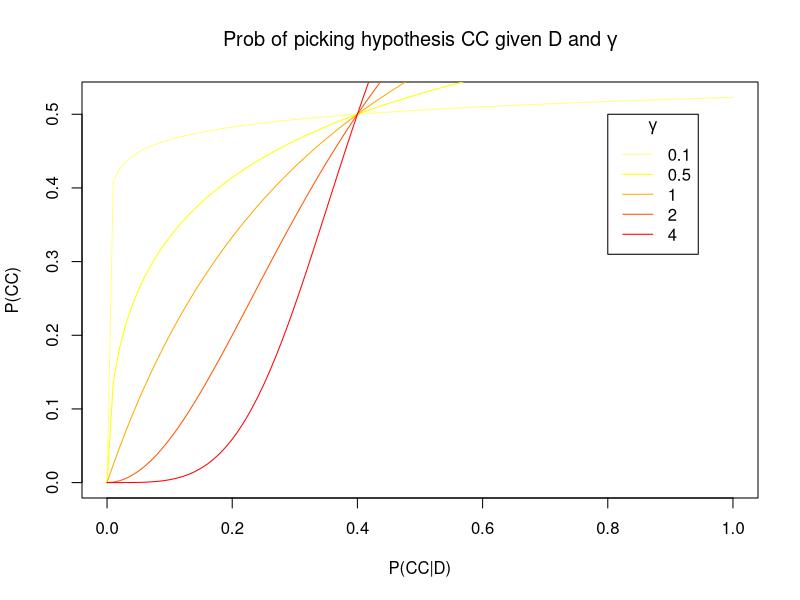
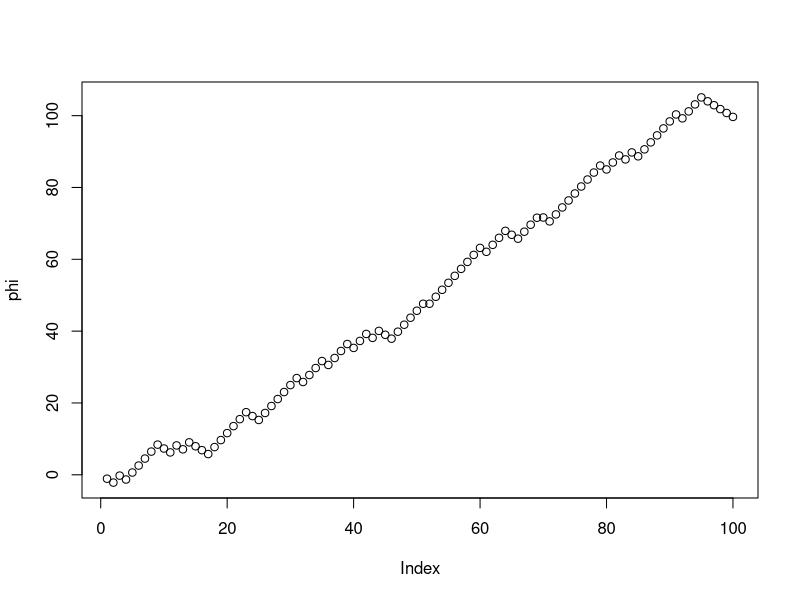
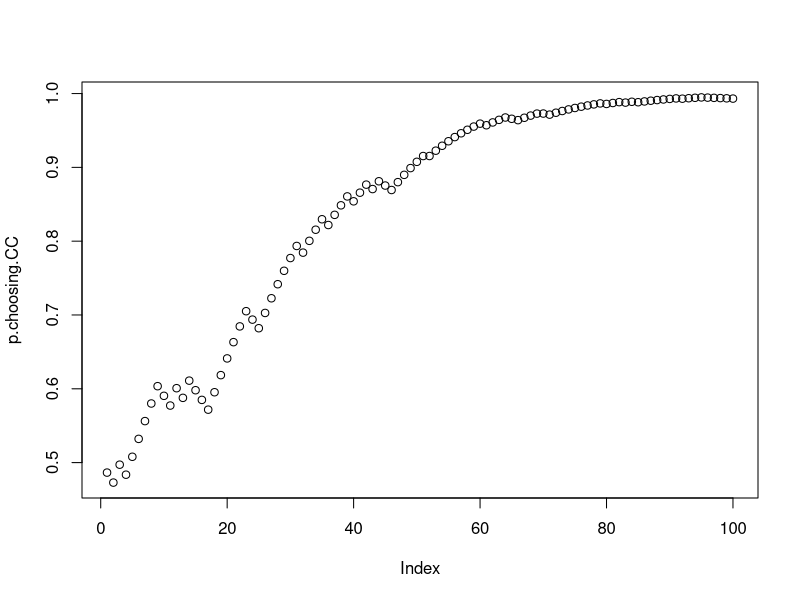
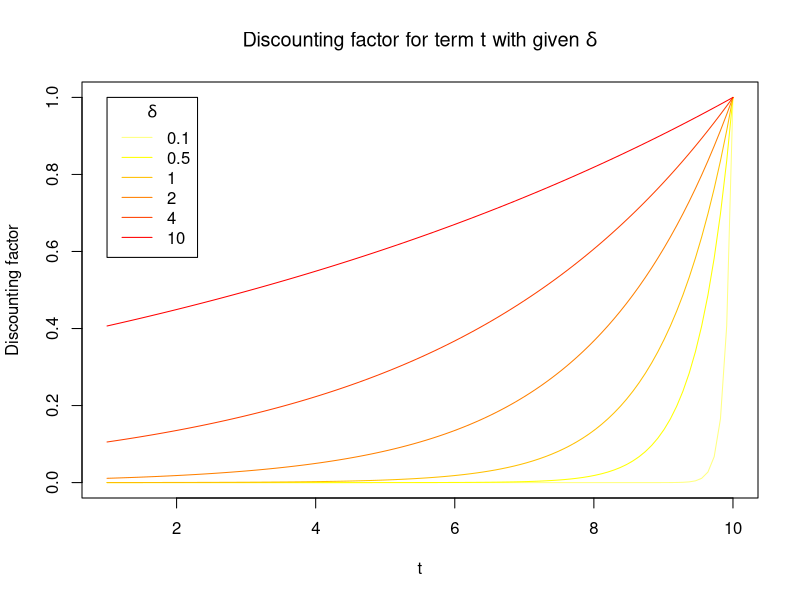
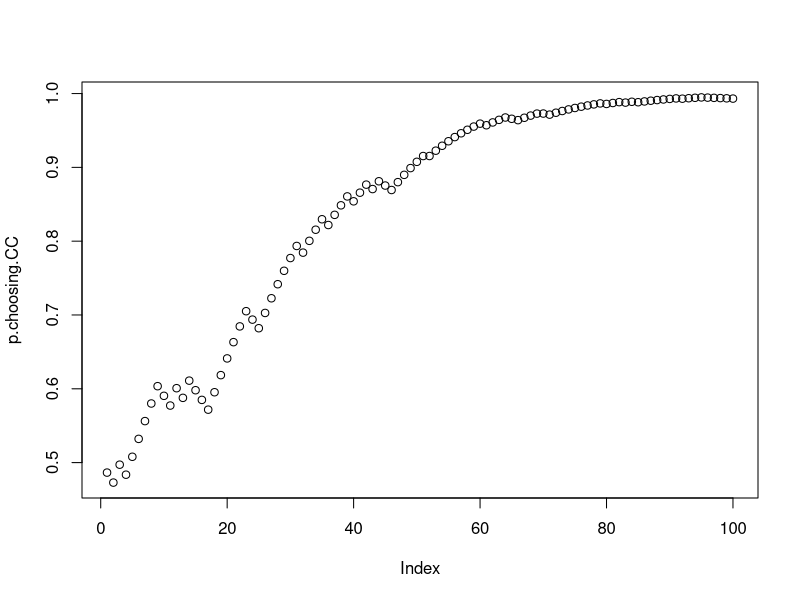
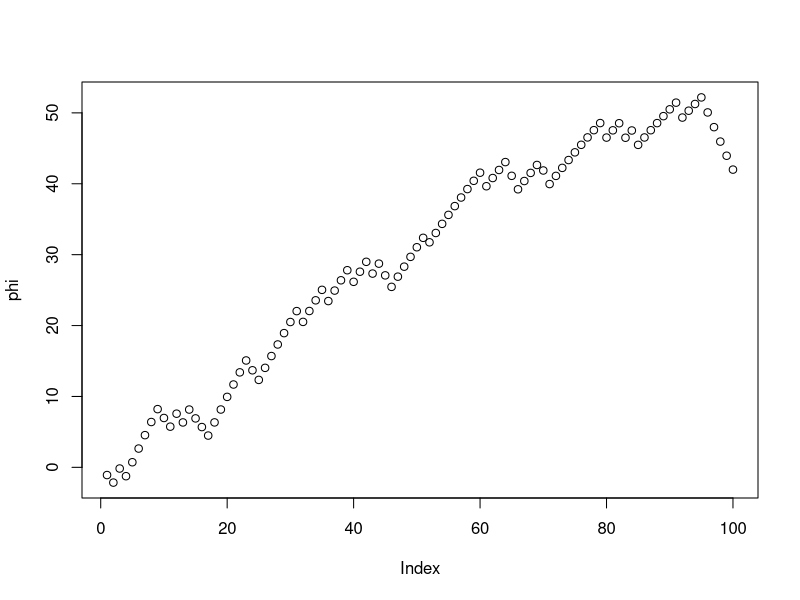

Reproduce these figures in R, in order.
## ---- chunk 1
tabl <- "
Index | Case $d$                                  | Description           | $P(d | CC)$  | $P(d|CE)$ |
-----:|:------------------------------------------|:----------------------|:-------------|:----------|
1     | $A=B=C$                                   | All same              | 0.67         | 0.096     |
2     | $A=C$ and $B != C$ or $B=C$ and $A != C$  | Two connected same    | 0.3          | 0.87      |
3     | $A=B$ and $A!= C$                         | Two disconnected same | 0.0036       | 0.0036     |
4     | $A!= B$ and $B != C$ and $A != C$         | All different         | 0.029        | 0.029     |
"
cat(tabl)
## ---- chunk 2

sample.bernoulli <- function(p.true=0.8){
  sample(x=c(TRUE,FALSE),size=1,prob=c(p.true,1-p.true))
}

sample.word <- function(){
  sample(x=10,size=1)
}

produce.data.CE <- function(){
  
  word.A <- sample.word()
  word.B <- sample.word()
  
  C.reads.A <- sample.bernoulli()
  C.reads.B <- sample.bernoulli()
  
  if (C.reads.A & C.reads.B){
    # both
    word.C <- sample(c(word.A,word.B),size=1)
  } else if (C.reads.A){
    # just A
    word.C <- word.A
  } else if (C.reads.B){
    # just B
    word.C <- word.B
  } else {
    # neither
    word.C <- sample.word()
  }
  
  return(c(word.A, word.B, word.C))
}

produce.data.CC <- function(){
  
  word.C <- sample.word()
  
  A.reads.C <- sample.bernoulli()
  B.reads.C <- sample.bernoulli()
  
  if (A.reads.C){
    word.A <- word.C
  } else {
    word.A <- sample.word()
  }
  
  if (B.reads.C){
    word.B <- word.C
  } else {
    word.B <- sample.word()
  }
  
  return(c(word.A, word.B, word.C))
}
## ---- chunk 3
produce.data.CE()
## ---- chunk 4
divide.cases <- function(samples){
  
  A.equals.B <- samples[1,] == samples[2,]
  A.equals.C <- samples[1,] == samples[3,]
  B.equals.C <- samples[2,] == samples[3,]
  
  # the cases above
  case.1 <- A.equals.B & A.equals.C & B.equals.C
  case.2 <- (A.equals.C & !B.equals.C) | (B.equals.C & !A.equals.C)
  case.3 <- A.equals.B & !A.equals.C
  case.4 <- !A.equals.B & !B.equals.C & !A.equals.C
  
  return(rbind(case.1,case.2,case.3,case.4))
}
## ---- chunk 5
n=500000

samples.CC <-
  rowMeans(divide.cases(replicate(n, produce.data.CC())))

samples.CE <-
  rowMeans(divide.cases(replicate(n, produce.data.CE())))

print(samples.CC)
print(samples.CE)
## ---- chunk 6
p.function <- function(p.data.given.CC, p.data.given.CE, gamma.var){
  phi.var <- log(p.data.given.CC/p.data.given.CE)
  value <- 1/(1+exp(-gamma.var*phi.var))
  return(value)
}

values.of.gamma <- c(0.1, 0.5, 1, 2, 4)
col <- heat.colors(length(values.of.gamma), rev=TRUE)
for (i in seq_along(values.of.gamma)){
  curve(
    p.function(x, 0.4, values.of.gamma[i]),
    from = 0,
    to = 1,
    col = col[i],
    add = i != 1,
    xlab = '',
    ylab = ''
  )
}

legend(0.8, 0.5, values.of.gamma, col=col, lty=1, title=expression(gamma))

title(
  expression("Prob of picking hypothesis CC given D and "*gamma),
  xlab='P(CC|D)', ylab='P(CC)'
)
## ---- chunk 7
n.datapoints <- 100

# we can use empirical proportions obtained above by sampling
# this is a close enough approximation
likelihoods.CC <- t(t(samples.CC))
likelihoods.CE <- t(t(samples.CE))

# produce n.datapoints datapoints from world where CC is true
data <- replicate(n.datapoints,produce.data.CC())
## ---- chunk 8
# get the likelihoods of the observed datapoints under hypothesis CC
likelihoods.data.CC <- colSums(ifelse(
  divide.cases(data),
  replicate(n.datapoints,likelihoods.CC),
  0.
))

# and same for CE, for the same datapoints
likelihoods.data.CE <- colSums(ifelse(
  divide.cases(data),
  replicate(n.datapoints,likelihoods.CE),
  0.
))
## ---- chunk 9
# cumulative phi as observations are received
phi <- cumsum(log(likelihoods.data.CC/likelihoods.data.CE))

plot(phi)
## ---- chunk 10
gamma <- 0.05
p.choosing.CC <- 1/(1+exp(-gamma*phi))
plot(p.choosing.CC)
## ---- chunk 11
T = 10

time.discount.f = function(t, T, delta){
  return(exp(-(T-t)/delta))
}

values.of.delta <- c(0.1, 0.5, 1, 2, 4, 10)
col <- heat.colors(length(values.of.delta), rev=TRUE)
for (i in seq_along(values.of.delta)){
  curve(
    time.discount.f(x, T, values.of.delta[i]),
    from = 1,
    to = T,
    col = col[i],
    add = i != 1,
    xlab = '',
    ylab = ''
  )
}

legend(1, 1., values.of.delta, col=col, lty=1, title=expression(delta))

title(
  expression("Discounting factor for term t with given "*delta),
  xlab='t', ylab='Discounting factor'
)
## ---- chunk 12
gamma <- 0.05
p.choosing.CC <- 1/(1+exp(-gamma*phi))
plot(p.choosing.CC)
## ---- chunk 13
delta <- 50

log.proportion <- log(likelihoods.data.CC/likelihoods.data.CE)
phi <- c()
for (i in 1:n.datapoints){
  time.discount <- unlist(lapply(
    1:i,
    time.discount.f,
    T=i,
    delta=delta
  ))
  new.phi <- sum(log.proportion[1:i] * time.discount)
  phi <- c(phi,new.phi)
}
plot(phi)
